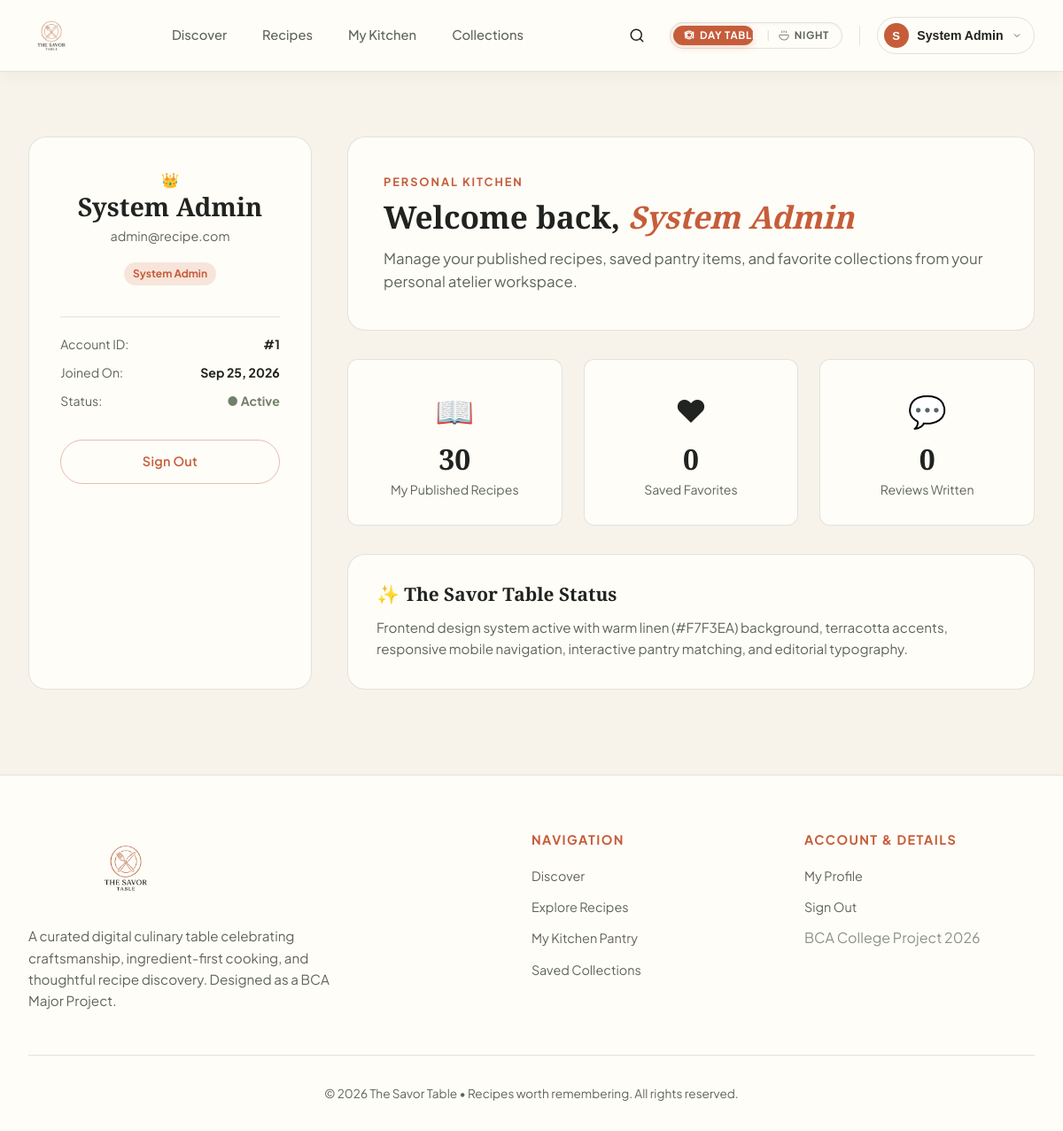
Screenshot of /profile (signed in) with the database file from the repository.
### models.py (models this page shows, shortened)
class User(db.Model):
    __tablename__ = 'users'
    id = db.Column(db.Integer, primary_key=True)
    name = db.Column(db.String(100), nullable=False)
    email = db.Column(db.String(120), unique=True, nullable=False, index=True)
    password_hash = db.Column(db.String(256), nullable=False)
    role = db.Column(db.String(20), nullable=False, default='user')  # 'user' or 'admin'
    created_at = db.Column(db.DateTime, default=datetime.utcnow)
    favorites = db.relationship('Favorite', backref='user', lazy=True, cascade='all, delete-orphan')
    reviews = db.relationship('Review', backref='user', lazy=True, cascade='all, delete-orphan')

### app.py (the view)
    @app.route('/profile')
    @login_required
    def profile():
        user = db.session.get(User, session['user_id'])
        if not user:
            session.clear()
            flash('User session invalid. Please log in again.', 'danger')
            return redirect(url_for('login'))
        user_recipes = Recipe.query.filter_by(author_id=user.id).all()
        return render_template('profile.html', user=user, recipes_count=len(user_recipes))

### templates/profile.html (shortened to what this page needs)
{% extends "base.html" %}
{% block content %}
<section class="profile-section">
    <div class="container">
        <div class="profile-grid">
            <div class="profile-card">
                <div class="profile-avatar">
                    {% if user.role == 'admin' %}👑{% else %}🍳{% endif %}
                </div>
                <h2 style="font-size: 1.8rem; margin-bottom: 0.3rem;">{{ user.name }}</h2>
                <p style="color: var(--text-muted); font-size: 0.9rem; margin-bottom: 1rem;">{{ user.email }}</p>
                {% if user.role == 'admin' %}
                    <span class="badge-sage" style="background: rgba(198, 93, 58, 0.15); color: var(--terracotta);">System Admin</span>
                {% else %}
                    <span class="badge-sage">Atelier Member</span>
                {% endif %}
                <div style="margin-top: 1.8rem; padding-top: 1.2rem; border-top: 1px solid var(--border-color); text-align: left; font-size: 0.88rem;">
                    <div style="display: flex; justify-content: space-between; margin-bottom: 0.6rem;">
                        <span style="color: var(--text-muted);">Account ID:</span>
                        <strong>#{{ user.id }}</strong>
                    </div>
                    <div style="display: flex; justify-content: space-between; margin-bottom: 0.6rem;">
                        <span style="color: var(--text-muted);">Joined On:</span>
                        <strong>{{ user.created_at.strftime('%b %d, %Y') }}</strong>
                    </div>
                    <div style="display: flex; justify-content: space-between;">
                        <span style="color: var(--text-muted);">Status:</span>
                        <strong style="color: var(--sage);">● Active</strong>
                    </div>
                </div>
                <div style="margin-top: 2rem;">
                    <a href="{{ url_for('logout') }}" class="btn btn-outline-dark" style="width: 100%; border-color: rgba(198, 93, 58, 0.4); color: var(--terracotta);">
                        <span>Sign Out</span>
                    </a>
                </div>
            </div>
            <div>
                <div style="background: var(--bg-card); border: 1px solid var(--border-color); border-radius: var(--radius-lg); padding: 2.5rem; margin-bottom: 2rem;">
                    <span class="section-tag">PERSONAL KITCHEN</span>
                    <h2 style="font-size: 2.2rem; margin-bottom: 0.8rem;">Welcome back, <em style="font-style: italic; color: var(--terracotta);">{{ user.name }}</em></h2>
                    <p style="color: var(--text-muted); font-size: 1.05rem; line-height: 1.6;">
                        Manage your published recipes, saved pantry items, and favorite collections from your personal atelier workspace.
                    </p>
                </div>
                <div style="display: grid; grid-template-columns: repeat(auto-fit, minmax(200px, 1fr)); gap: 1.5rem; margin-bottom: 2rem;">
                    <div style="background: var(--bg-card); border: 1px solid var(--border-color); border-radius: var(--radius-md); padding: 1.8rem; text-align: center;">
                        <span style="font-size: 2.2rem;">📖</span>
                        <h3 style="font-size: 2rem; margin: 0.5rem 0 0.2rem;">{{ recipes_count if recipes_count else 0 }}</h3>
                        <p style="color: var(--text-muted); font-size: 0.88rem;">My Published Recipes</p>
                    </div>
                    <div style="background: var(--bg-card); border: 1px solid var(--border-color); border-radius: var(--radius-md); padding: 1.8rem; text-align: center;">
                        <span style="font-size: 2.2rem;">♥</span>
                        <h3 style="font-size: 2rem; margin: 0.5rem 0 0.2rem;">0</h3>
                        <p style="color: var(--text-muted); font-size: 0.88rem;">Saved Favorites</p>
                    </div>
                    <div style="background: var(--bg-card); border: 1px solid var(--border-color); border-radius: var(--radius-md); padding: 1.8rem; text-align: center;">
                        <span style="font-size: 2.2rem;">💬</span>
                        <h3 style="font-size: 2rem; margin: 0.5rem 0 0.2rem;">0</h3>
                        <p style="color: var(--text-muted); font-size: 0.88rem;">Reviews Written</p>
                    </div>
                </div>
                <div style="background: var(--bg-card); border: 1px solid var(--border-color); border-radius: var(--radius-lg); padding: 2rem;">
                    <h3 style="font-size: 1.3rem; margin-bottom: 0.8rem;">✨ The Savor Table Status</h3>
                    <p style="color: var(--text-muted); font-size: 0.95rem; line-height: 1.6;">
                        Frontend design system active with warm linen (#F7F3EA) background, terracotta accents, responsive mobile navigation, interactive pantry matching, and editorial typography.
                    </p>
                </div>
            </div>
        </div>
    </div>
</section>
{% endblock %}

### templates/base.html (shortened to what this page needs)
<!DOCTYPE html>
<html lang="en">
<head>
    <link rel="stylesheet" href="{{ url_for('static', filename='css/style.css') }}">
</head>
<body>
    <header class="navbar-fixed-header" id="mainHeader">
        <div class="nav-container">
            <a href="{{ url_for('index') }}" class="brand-logo-link" aria-label="The Savor Table Home">
                <img src="{{ url_for('static', filename='images/savor-table-logo.png') }}" alt="The Savor Table - Recipes worth remembering" class="brand-logo-img">
            </a>
            <ul class="nav-links-center">
                <li class="nav-item {% if request.endpoint == 'index' %}active{% endif %}">
                    <a href="{{ url_for('index') }}" class="nav-link">
                        <span class="link-label">Discover</span>
                    </a>
                </li>
                <li class="nav-item {% if request.endpoint in ['recipes_list', 'recipe_details'] %}active{% endif %}">
                    <a href="{{ url_for('recipes_list') }}" class="nav-link">
                        <span class="link-label">Recipes</span>
                    </a>
                </li>
                <li class="nav-item {% if request.endpoint == 'my_kitchen' %}active{% endif %}">
                    <a href="{{ url_for('my_kitchen') }}" class="nav-link">
                        <span class="link-label">My Kitchen</span>
                    </a>
                </li>
                <li class="nav-item {% if request.endpoint == 'collections' %}active{% endif %}">
                    <a href="{{ url_for('collections') }}" class="nav-link">
                        <span class="link-label">Collections</span>
                    </a>
                </li>
            </ul>
            <div class="nav-actions-right">
                <div class="nav-search-wrapper" id="navSearchWrapper">
                    <button type="button" class="nav-search-trigger" id="navSearchTrigger" aria-label="Toggle Search">
                        <svg width="18" height="18" viewBox="0 0 24 24" fill="none" stroke="currentColor" stroke-width="2" stroke-linecap="round" stroke-linejoin="round">
                            <circle cx="11" cy="11" r="8"></circle>
                            <line x1="21" y1="21" x2="16.65" y2="16.65"></line>
                        </svg>
                    </button>
                </div>
                <div class="culinary-theme-switch-container">
                    <div class="culinary-theme-switch" id="culinaryThemeSwitchDesktop" role="radiogroup" aria-label="Table Theme Selection">
                        <div class="theme-switch-slider"></div>
                        <button type="button"
                                class="theme-option-btn active"
                                id="themeBtnDayDesktop"
                                data-theme-val="light"
                                role="radio"
                                aria-checked="true"
                                aria-label="Switch to Day Table theme">
                            <span class="theme-btn-label">DAY TABLE</span>
                        </button>
                        <span class="theme-switch-divider" aria-hidden="true">|</span>
                        <button type="button"
                                class="theme-option-btn"
                                id="themeBtnNightDesktop"
                                data-theme-val="dark"
                                role="radio"
                                aria-checked="false"
                                aria-label="Switch to Night Table theme">
                            <span class="theme-btn-label">NIGHT</span>
                        </button>
                    </div>
                </div>
                {% if session.get('user_id') %}
                    <div class="user-profile-dropdown-wrapper" id="userProfileDropdown">
                        <button type="button" class="user-chip-btn" id="userChipBtn" aria-expanded="false" aria-label="User Account Menu">
                            <span class="user-avatar-initial">{{ session.get('user_name')[0]|upper }}</span>
                            <span class="user-chip-name">{{ session.get('user_name') }}</span>
                            <svg class="chevron-icon" width="12" height="12" viewBox="0 0 24 24" fill="none" stroke="currentColor" stroke-width="2">
                                <path d="M6 9l6 6 6-6"/>
                            </svg>
                        </button>
                    </div>
                {% else %}
                    <div class="auth-btn-group">
                        <a href="{{ url_for('login') }}" class="nav-auth-link">Login</a>
                        <a href="{{ url_for('register') }}" class="nav-join-btn">Join Table</a>
                    </div>
                {% endif %}
            </div>
        </div>
    </header>
    <main class="main-content">
        {% block content %}{% endblock %}
    </main>
    <footer class="footer">
        <div class="container">
            <div class="footer-grid">
                <div class="footer-brand">
                    <div style="margin-bottom: 1.2rem;">
                        <img src="{{ url_for('static', filename='images/savor-table-logo.png') }}" alt="The Savor Table - Recipes worth remembering" class="footer-logo-img">
                    </div>
                    <p style="color: var(--text-muted); max-width: 380px; font-size: 0.95rem; line-height: 1.6;">
                        A curated digital culinary table celebrating craftsmanship, ingredient-first cooking, and thoughtful recipe discovery. Designed as a BCA Major Project.
                    </p>
                </div>
                <div>
                    <h4 style="font-family: var(--font-sans); font-size: 0.9rem; font-weight: 700; text-transform: uppercase; letter-spacing: 0.1em; color: var(--terracotta); margin-bottom: 1.2rem;">Navigation</h4>
                    <ul class="footer-links">
                        <li><a href="{{ url_for('index') }}">Discover</a></li>
                        <li><a href="{{ url_for('recipes_list') }}">Explore Recipes</a></li>
                        <li><a href="{{ url_for('my_kitchen') }}">My Kitchen Pantry</a></li>
                        <li><a href="{{ url_for('collections') }}">Saved Collections</a></li>
                    </ul>
                </div>
                <div>
                    <h4 style="font-family: var(--font-sans); font-size: 0.9rem; font-weight: 700; text-transform: uppercase; letter-spacing: 0.1em; color: var(--terracotta); margin-bottom: 1.2rem;">Account & Details</h4>
                    <ul class="footer-links">
                        {% if session.get('user_id') %}
                            <li><a href="{{ url_for('profile') }}">My Profile</a></li>
                            <li><a href="{{ url_for('logout') }}">Sign Out</a></li>
                        {% else %}
                            <li><a href="{{ url_for('login') }}">Member Sign In</a></li>
                            <li><a href="{{ url_for('register') }}">Join Table</a></li>
                        {% endif %}
                        <li><span style="color: var(--text-dim);">BCA College Project 2026</span></li>
                    </ul>
                </div>
            </div>
            <div class="footer-bottom">
                <p>&copy; 2026 The Savor Table • Recipes worth remembering. All rights reserved.</p>
            </div>
        </div>
    </footer>
</body>
</html>

### rows the page displays
User: get "System Admin", name "System Admin", email "admin@recipe.com", id "1", created_at "Sep 25, 2026"

### other values shown
{{ session.get('user_name')[0]|upper }} "S"
{{ recipes_count if recipes_count else 0 }} "30"
